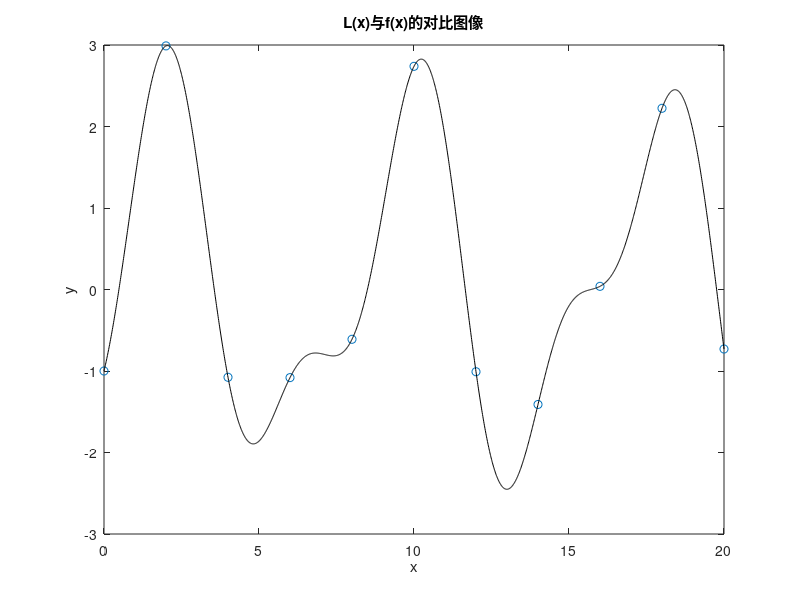

Reproduce this figure in MATLAB. (Note: this script raises an error after producing the figure.)
clc
clear
close

%% 初始化参数
a = 0;                      % 左边界
b = 20;                     % 右边界
c = 2;
d = 0.8;
e = -1;
f = 1.5;
n = 10;                     % [a,b]区间内平均划分数量
xi = linspace(a,b,n+1);     % 在[a,b]之间共取n+1个数据点（中间有n-1个）
yi = c*sin(d*xi)+e*cos(f*xi);   % 准确的函数值
len = length(xi);           % 向量xi的长度
plot(xi,yi,'o');            % 绘制散点图
hold on
resX0 = xi(1):0.01:xi(end);
resY0 = c*sin(d*resX0)+e*cos(f*resX0);
h0 = plot(resX0,resY0,'k');
hold on
xlabel('x')
ylabel('y')
title('L(x)与f(x)的对比图像')
hold on

%% 牛顿插值
matrix0 = zeros(len,len);
% 对差商表第一列赋值
for i=1:len
    matrix0(i) = yi(i);
end
% 求差商表，从0阶开始，但从1维开始存储
for i=2:len
    for j=i:len
        matrix0(j,i) = (matrix0(j,i-1)-matrix0(j-1,i-1))/(xi(j)-xi(j-i+1));
    end
end
% disp('差商表：');
% disp(matrix0);
% 求牛顿插值多项式
z = sym('z');
resY3 = 0;
for k=2:n
    temp3 = 1;
    for j=1:k-1
        temp3 = temp3*(z-xi(j));
        % disp(temp3)
    end
    resY3 = matrix0(k,k)*temp3+resY3;
    % disp(resY3)
end
resY3 = matrix0(1,1)+resY3;
testY3 = resY3;
resX3 = xi(1):0.01:xi(end);
resY3 = subs(resY3,z,resX3);
h3 = plot(resX3,resY3,'g');
hold on
legend([h0,h3],'f(x)=c*sin(d*x)+e*cos(f*x)','牛顿插值')

%% 计算平均误差
m = 20;                     % 实验点的个数
testxi = linspace(a,b,m);   % 在[a,b]之间共取m个实验点
testyi = c*sin(d*testxi)+e*cos(f*testxi);
testlen = length(testxi);
testY3 = subs(testY3,z,testxi);
testerror3 = testyi-testY3;
% disp(testerror3);
Aver_error = 0;             % 平均误差
for i=1:testlen
    Aver_error = Aver_error+abs(testerror3(i));
end
Aver_error = Aver_error/testlen;
disp(Aver_error);